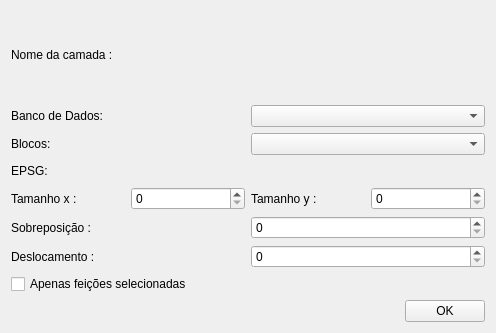
<?xml version="1.0" encoding="UTF-8"?>
<ui version="4.0">
 <class>Form</class>
 <widget class="QWidget" name="Form">
  <property name="geometry">
   <rect>
    <x>0</x>
    <y>0</y>
    <width>496</width>
    <height>333</height>
   </rect>
  </property>
  <property name="windowTitle">
   <string>Form</string>
  </property>
  <layout class="QGridLayout" name="gridLayout">
   <item row="6" column="0">
    <layout class="QHBoxLayout" name="horizontalLayout_4">
     <item>
      <widget class="QLabel" name="label_5">
       <property name="text">
        <string>Deslocamento :</string>
       </property>
      </widget>
     </item>
     <item>
      <widget class="QSpinBox" name="deplaceLe">
       <property name="maximum">
        <number>999999999</number>
       </property>
      </widget>
     </item>
    </layout>
   </item>
   <item row="4" column="0">
    <layout class="QHBoxLayout" name="horizontalLayout_2">
     <item>
      <widget class="QLabel" name="label_2">
       <property name="text">
        <string>Tamanho x :</string>
       </property>
      </widget>
     </item>
     <item>
      <widget class="QSpinBox" name="xSizeLe">
       <property name="maximum">
        <number>999999999</number>
       </property>
      </widget>
     </item>
     <item>
      <widget class="QLabel" name="label_4">
       <property name="text">
        <string>Tamanho y :</string>
       </property>
      </widget>
     </item>
     <item>
      <widget class="QSpinBox" name="ySizeLe">
       <property name="maximum">
        <number>999999999</number>
       </property>
      </widget>
     </item>
    </layout>
   </item>
   <item row="0" column="0">
    <layout class="QHBoxLayout" name="mapLayerLayout">
     <item>
      <widget class="QLabel" name="label">
       <property name="text">
        <string>Nome da camada :</string>
       </property>
      </widget>
     </item>
    </layout>
   </item>
   <item row="5" column="0">
    <layout class="QHBoxLayout" name="horizontalLayout_3">
     <item>
      <widget class="QLabel" name="label_3">
       <property name="text">
        <string>Sobreposição :</string>
       </property>
      </widget>
     </item>
     <item>
      <widget class="QSpinBox" name="overlapLe">
       <property name="maximum">
        <number>999999999</number>
       </property>
      </widget>
     </item>
    </layout>
   </item>
   <item row="7" column="0">
    <layout class="QHBoxLayout" name="horizontalLayout_7">
     <item>
      <widget class="QCheckBox" name="onlySelectedCkb">
       <property name="text">
        <string>Apenas feições selecionadas</string>
       </property>
      </widget>
     </item>
     <item>
      <spacer name="horizontalSpacer_2">
       <property name="orientation">
        <enum>Qt::Horizontal</enum>
       </property>
       <property name="sizeHint" stdset="0">
        <size>
         <width>40</width>
         <height>20</height>
        </size>
       </property>
      </spacer>
     </item>
    </layout>
   </item>
   <item row="8" column="0">
    <layout class="QHBoxLayout" name="horizontalLayout_6">
     <item>
      <spacer name="horizontalSpacer">
       <property name="orientation">
        <enum>Qt::Horizontal</enum>
       </property>
       <property name="sizeHint" stdset="0">
        <size>
         <width>219</width>
         <height>20</height>
        </size>
       </property>
      </spacer>
     </item>
     <item>
      <widget class="QPushButton" name="okBtn">
       <property name="text">
        <string>OK</string>
       </property>
      </widget>
     </item>
    </layout>
   </item>
   <item row="3" column="0">
    <layout class="QHBoxLayout" name="epsgLayout">
     <item>
      <widget class="QLabel" name="label_6">
       <property name="sizePolicy">
        <sizepolicy hsizetype="Preferred" vsizetype="Fixed">
         <horstretch>0</horstretch>
         <verstretch>0</verstretch>
        </sizepolicy>
       </property>
       <property name="minimumSize">
        <size>
         <width>0</width>
         <height>20</height>
        </size>
       </property>
       <property name="maximumSize">
        <size>
         <width>16777215</width>
         <height>20</height>
        </size>
       </property>
       <property name="text">
        <string>EPSG:</string>
       </property>
      </widget>
     </item>
    </layout>
   </item>
   <item row="1" column="0">
    <layout class="QHBoxLayout" name="horizontalLayout">
     <item>
      <widget class="QLabel" name="label_7">
       <property name="text">
        <string>Banco de Dados:</string>
       </property>
      </widget>
     </item>
     <item>
      <widget class="QComboBox" name="databasesCb"/>
     </item>
    </layout>
   </item>
   <item row="2" column="0">
    <layout class="QHBoxLayout" name="horizontalLayout_5">
     <item>
      <widget class="QLabel" name="label_8">
       <property name="text">
        <string>Blocos:</string>
       </property>
      </widget>
     </item>
     <item>
      <widget class="QComboBox" name="blocksCb"/>
     </item>
    </layout>
   </item>
  </layout>
 </widget>
 <resources/>
 <connections/>
</ui>
